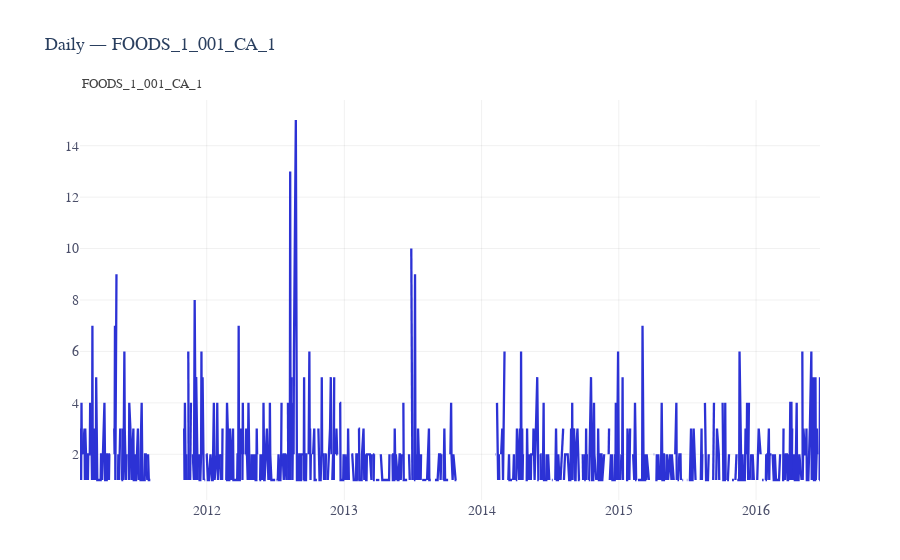

This figure's notebook cell:
### Code cell
plot_timeseries(
    daily_sales,
    id_col='unique_id', date_col='ds', value_col='y',
    ids=sample_id,
    style={'title': f'Daily — {sample_id}'},
)

### Figure 1 — Plotly figure (JSON) as saved in the notebook; plotly's stock layout.template omitted (floating-point values rounded to 4 significant figures; data arrays with more than 128 entries replaced by an {"elided": "..."} marker saying what was removed)
{"data": [{"line": {"color": "#2C32D5", "width": 2.3}, "mode": "lines", "name": "FOODS_1_001_CA_1", "showlegend": false, "type": "scatter", "x": {"elided": "1041 str values"}, "y": {"elided": "1041 int values"}}], "layout": {"annotations": [{"align": "left", "font": {"color": "#444", "size": 13}, "name": "tsforge_subtitle", "showarrow": false, "text": "FOODS_1_001_CA_1", "x": 0, "xref": "paper", "y": 1.06, "yref": "paper"}], "font": {"family": "Source Sans Pro", "size": 14}, "legend": {"bgcolor": "rgba(255,255,255,0.80)", "bordercolor": "rgba(180,180,180,0.35)", "borderwidth": 1, "font": {"color": "#222222", "size": 12}, "orientation": "h", "x": 1, "xanchor": "right", "y": 1.12, "yanchor": "top"}, "margin": {"b": 60}, "paper_bgcolor": "white", "plot_bgcolor": "white", "showlegend": false, "title": {"font": {"size": 18}, "text": "Daily — FOODS_1_001_CA_1"}, "xaxis": {"color": "#4A4E69", "gridcolor": "rgba(0,0,0,0.06)", "showgrid": true, "tickcolor": "#4A4E69"}, "yaxis": {"color": "#4A4E69", "gridcolor": "rgba(0,0,0,0.06)", "showgrid": true, "tickcolor": "#4A4E69"}}}
